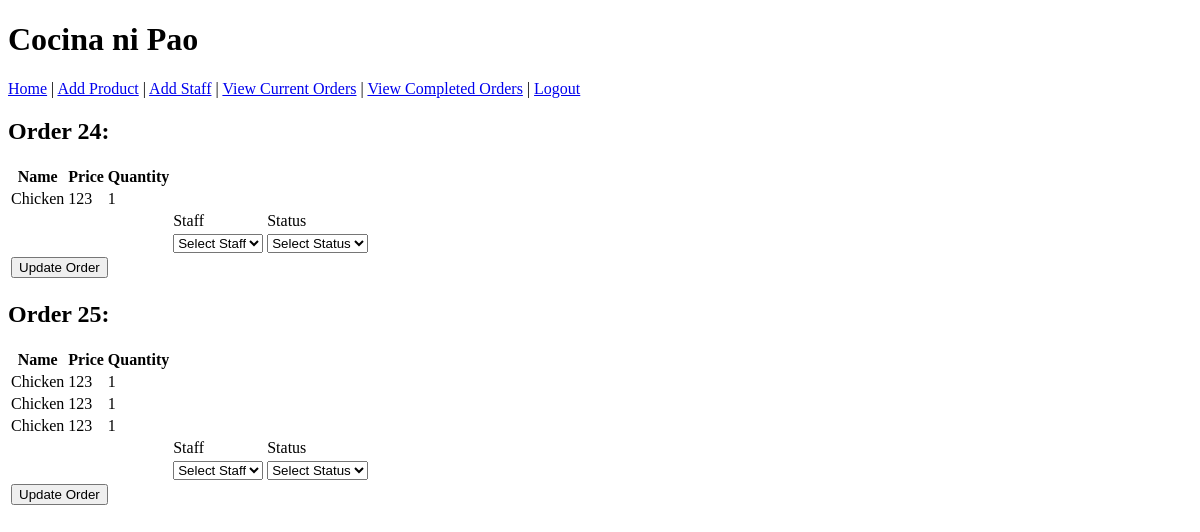
Before: /Admin/view_orders.php with the older database file.
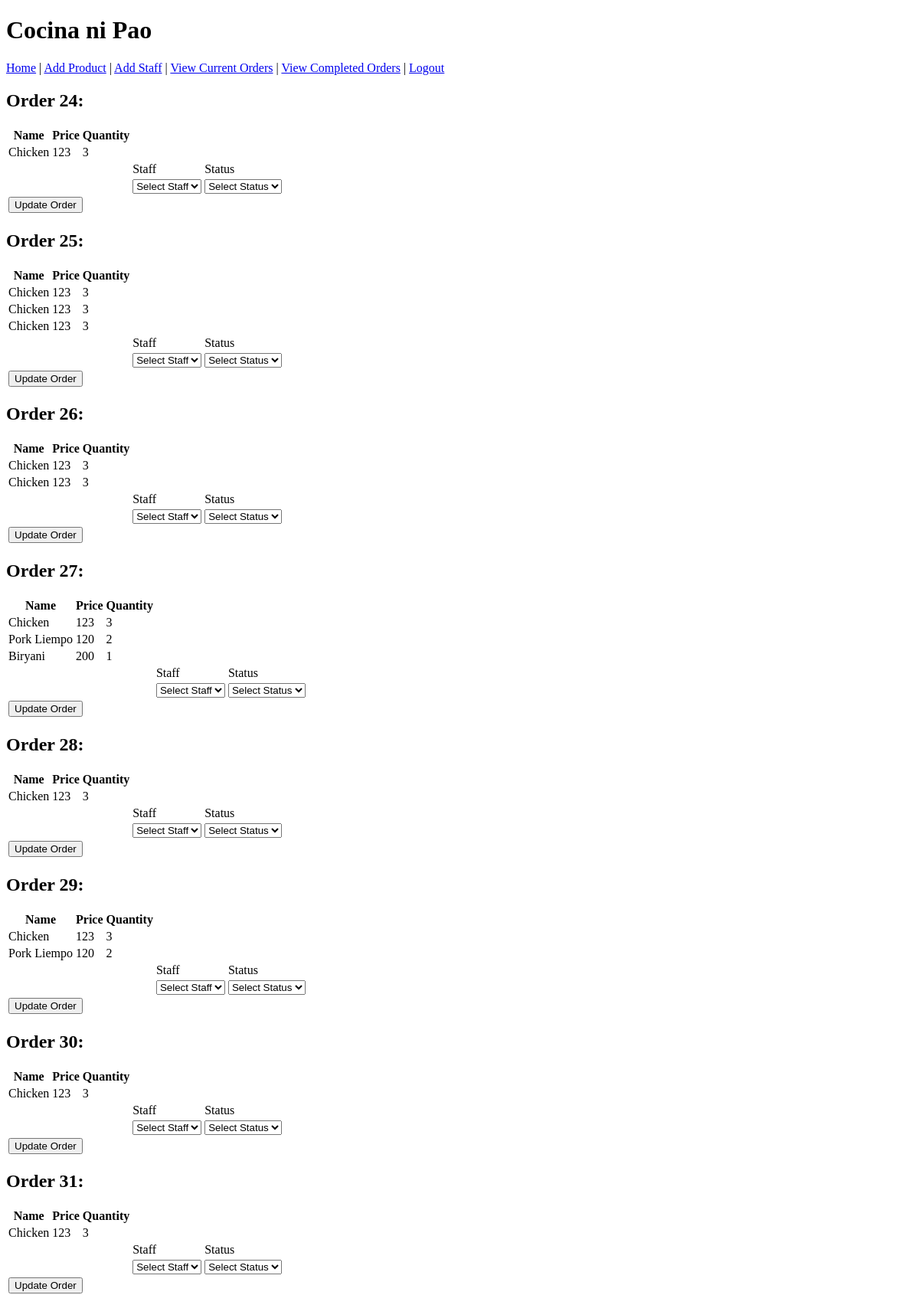
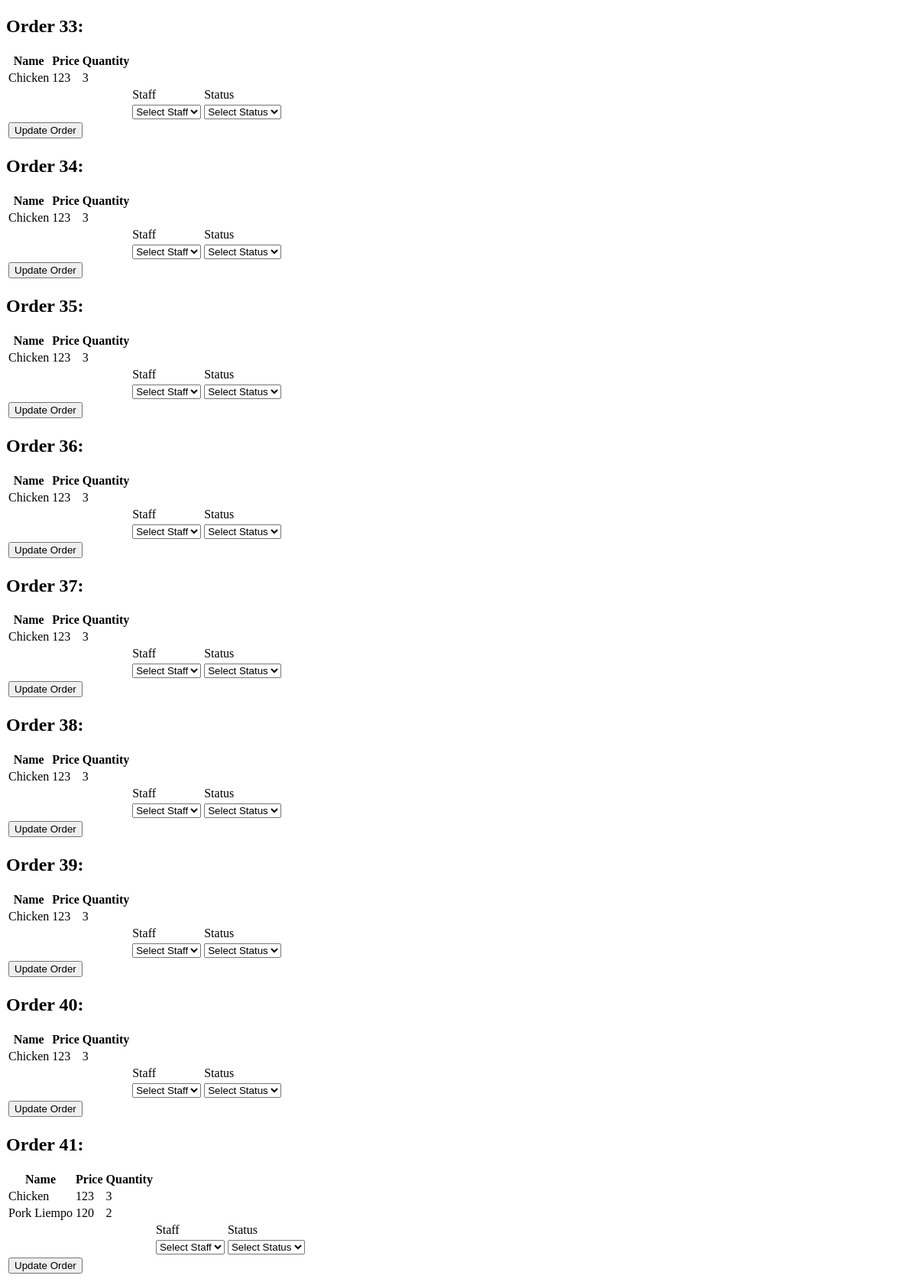
After: the same page with the newer database file (2 pictures, top to bottom).
### tables this page shows
CREATE TABLE `cart` (
  `cart_id` int(10) NOT NULL,
  `order_id` int(10) DEFAULT NULL,
  `food_id` int(10) NOT NULL,
  `name` varchar(255) NOT NULL,
  `qty` int(10) DEFAULT NULL,
  `price` int(10) DEFAULT NULL,
  `img` blob NOT NULL
);

CREATE TABLE `order_details` (
  `order_id` int(10) NOT NULL,
  `customer_id` int(10) NOT NULL,
  `staff_id` int(10) DEFAULT NULL,
  `order_status` varchar(255) DEFAULT NULL,
  `order_received` datetime(6) DEFAULT NULL
);

### Admin/view_orders.php (the view, shortened to what this page needs)
<?php
include('admin_header.php');
include('connect.php');
$query = "SELECT cart.*, order_details.order_id, order_details.order_status, order_details.staff_id
            FROM cart
            INNER JOIN order_details ON cart.order_id = order_details.order_id
            WHERE order_details.order_status != 'completed' OR order_details.order_status IS NULL
            ORDER BY order_details.order_id ASC, cart.cart_id ASC
";
$result = mysqli_query($con, $query);
if (mysqli_num_rows($result) > 0) {
    $current_order_id = null;
    echo '<table>';
    while ($row = mysqli_fetch_assoc($result)) {
        if ($row['order_id'] != $current_order_id) {
            if ($current_order_id !== null) {
                echo '<tr>';
                echo '<td colspan="3"></td>';
                echo '<td>Staff</td>';
                echo '<td>Status</td>';
                echo '</tr>';
                echo '<tr>';
                echo '<td colspan="3"></td>';
                echo '<td>';
                echo '<select name="staff_id[]">';
                echo '<option value="">Select Staff</option>';
                echo '</select>';
                echo '</td>';
                echo '<td>';
                echo '<select name="order_status[]">';
                echo '<option value="">Select Status</option>';
                echo '</select>';
                echo '</td>';
                echo '</tr>';
                echo '</tbody>';
                echo '<tr><td colspan="5"><button type="submit" name="update_order">Update Order</button></td></tr>';
                echo '</table>';
                echo '</form>';
            }
            echo "<h2>Order " . $row['order_id'] . ":</h2>";
            echo '<form method="POST" action="update_orders.php">';
            echo "<table>";
            echo "<thead><tr><th>Name</th><th>Price</th><th>Quantity</th></tr></thead>";
            echo "<tbody>";
            $current_order_id = $row['order_id'];
        }
?>
        <tr>
            <td><?php echo $row['name']?></td>
            <td><?php echo $row['price']?></td>
            <td><?php echo $row['qty']?></td>
        </tr>
<?php
    }
    echo '<tr>';
    echo '<td colspan="3"></td>';
    echo '<td>Staff</td>';
    echo '<td>Status</td>';
    echo '</tr>';
    echo '<tr>';
    echo '<td colspan="3"></td>';
    echo '<td>';
    echo '<select name="staff_id[]">';
    echo '<option value="">Select Staff</option>';
    echo '</select>';
    echo '</td>';
    echo '<td>';
    echo '<select name="order_status[]">';
    echo '<option value="">Select Status</option>';
    echo '</select>';
    echo '</td>';
    echo '</tr>';
    echo '</tbody>';
    echo '<tr><td colspan="5"><button type="submit" name="update_order">Update Order</button></td></tr>';
    echo '</table>';
    echo '</form>';
} else {
    echo "No products found.";
}
?>

Changed rows visible on the page:
changed cart (number 1 of 24 on the later page): qty "1" → "3"
changed cart (number 2 of 24 on the later page): qty "1" → "3"
changed cart (number 3 of 24 on the later page): qty "1" → "3"
changed cart (number 4 of 24 on the later page): qty "1" → "3"
added cart: order.order_id "26", name "Chicken", price "123", qty "3"
added cart: name "Chicken", price "123", qty "3"
added cart: order.order_id "27", name "Chicken", price "123", qty "3"
added cart: name "Pork Liempo", price "120", qty "2"
added cart: name "Biryani", price "200", qty "1"
added cart: order.order_id "28", name "Chicken", price "123", qty "3"
added cart: order.order_id "29", name "Chicken", price "123", qty "3"
added cart: name "Pork Liempo", price "120", qty "2"
added cart: order.order_id "30", name "Chicken", price "123", qty "3"
added cart: order.order_id "31", name "Chicken", price "123", qty "3"
added cart: order.order_id "33", name "Chicken", price "123", qty "3"
added cart: order.order_id "34", name "Chicken", price "123", qty "3"
added cart: order.order_id "35", name "Chicken", price "123", qty "3"
added cart: order.order_id "36", name "Chicken", price "123", qty "3"
added cart: order.order_id "37", name "Chicken", price "123", qty "3"
added cart: order.order_id "38", name "Chicken", price "123", qty "3"
added cart: order.order_id "39", name "Chicken", price "123", qty "3"
added cart: order.order_id "40", name "Chicken", price "123", qty "3"
added cart: order.order_id "41", name "Chicken", price "123", qty "3"
added cart: name "Pork Liempo", price "120", qty "2"
